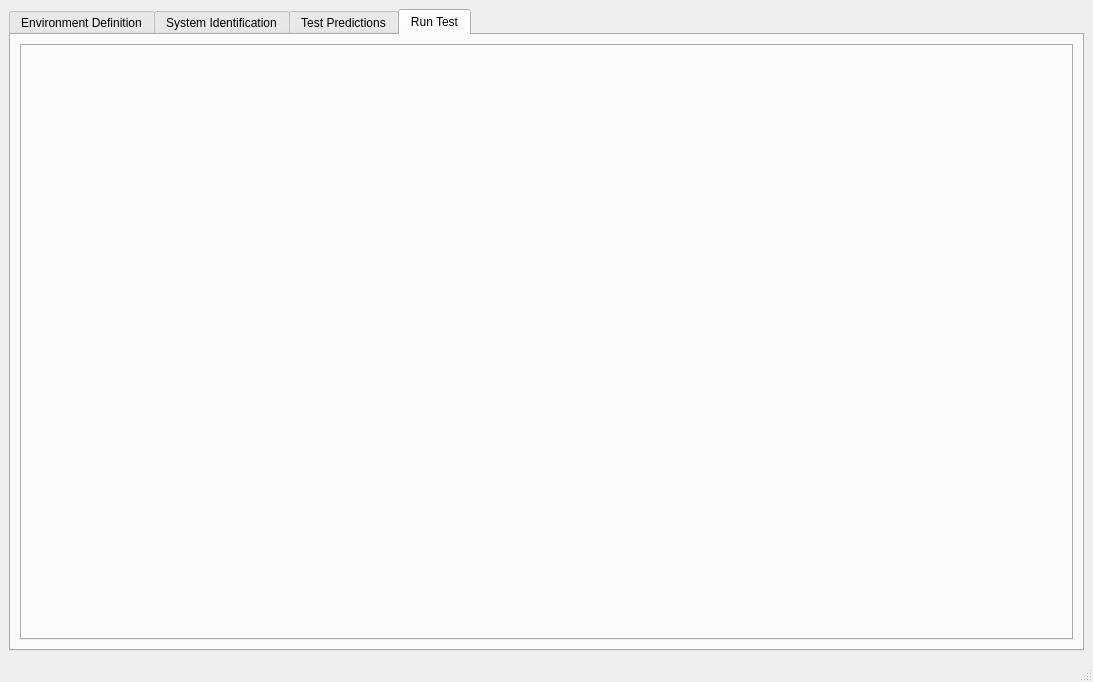
<?xml version="1.0" encoding="UTF-8"?>
<ui version="4.0">
 <class>MainWindow</class>
 <widget class="QMainWindow" name="MainWindow">
  <property name="geometry">
   <rect>
    <x>0</x>
    <y>0</y>
    <width>1093</width>
    <height>682</height>
   </rect>
  </property>
  <property name="windowTitle">
   <string>MainWindow</string>
  </property>
  <widget class="QWidget" name="mimo_main">
   <layout class="QVBoxLayout" name="verticalLayout">
    <item>
     <widget class="QTabWidget" name="rattlesnake_tabs">
      <property name="toolTip">
       <string>Select portion of the Rattlesnake controller.</string>
      </property>
      <property name="currentIndex">
       <number>3</number>
      </property>
      <widget class="QWidget" name="environment_definition_tab">
       <attribute name="title">
        <string>Environment Definition</string>
       </attribute>
       <layout class="QVBoxLayout" name="verticalLayout_4">
        <item>
         <widget class="QTabWidget" name="environment_definition_environment_tabs">
          <property name="tabPosition">
           <enum>QTabWidget::West</enum>
          </property>
          <property name="tabShape">
           <enum>QTabWidget::Rounded</enum>
          </property>
          <property name="currentIndex">
           <number>-1</number>
          </property>
          <property name="elideMode">
           <enum>Qt::ElideNone</enum>
          </property>
         </widget>
        </item>
       </layout>
      </widget>
      <widget class="QWidget" name="system_id_tab">
       <attribute name="title">
        <string>System Identification</string>
       </attribute>
       <layout class="QVBoxLayout" name="verticalLayout_5">
        <item>
         <widget class="QTabWidget" name="system_id_environment_tabs">
          <property name="tabPosition">
           <enum>QTabWidget::West</enum>
          </property>
          <property name="currentIndex">
           <number>-1</number>
          </property>
         </widget>
        </item>
       </layout>
      </widget>
      <widget class="QWidget" name="test_prediction_tab">
       <attribute name="title">
        <string>Test Predictions</string>
       </attribute>
       <layout class="QHBoxLayout" name="horizontalLayout_40">
        <item>
         <widget class="QTabWidget" name="test_prediction_environment_tabs">
          <property name="tabPosition">
           <enum>QTabWidget::West</enum>
          </property>
         </widget>
        </item>
       </layout>
      </widget>
      <widget class="QWidget" name="run_test_tab">
       <attribute name="title">
        <string>Run Test</string>
       </attribute>
       <layout class="QVBoxLayout" name="verticalLayout_8">
        <item>
         <layout class="QHBoxLayout" name="environment_results_layout">
          <item>
           <widget class="QTabWidget" name="run_environment_tabs">
            <property name="tabPosition">
             <enum>QTabWidget::West</enum>
            </property>
            <property name="currentIndex">
             <number>-1</number>
            </property>
           </widget>
          </item>
         </layout>
        </item>
       </layout>
      </widget>
     </widget>
    </item>
   </layout>
  </widget>
  <widget class="QMenuBar" name="menubar">
   <property name="geometry">
    <rect>
     <x>0</x>
     <y>0</y>
     <width>1093</width>
     <height>22</height>
    </rect>
   </property>
  </widget>
  <widget class="QStatusBar" name="statusbar"/>
  <action name="actionLoad_Test_File">
   <property name="text">
    <string>Load Test File...</string>
   </property>
  </action>
  <action name="actionSave_Test_File">
   <property name="text">
    <string>Save Test File...</string>
   </property>
  </action>
 </widget>
 <resources/>
 <connections/>
 <buttongroups>
  <buttongroup name="streaming_button_group"/>
 </buttongroups>
</ui>
